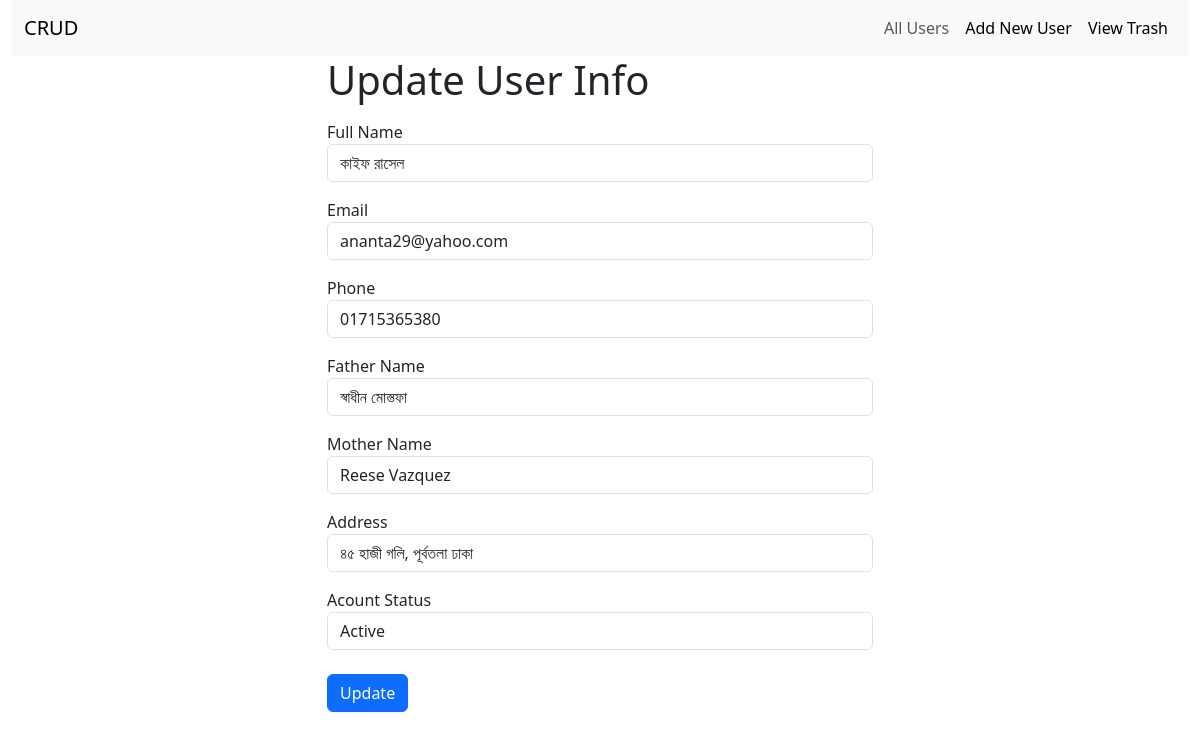
Page /update.php?id=1 on the committed database.
### tables this page shows
CREATE TABLE `users` (
  `u_id` int(11) NOT NULL,
  `u_name` varchar(255) NOT NULL,
  `u_mail` varchar(255) NOT NULL,
  `u_phone` varchar(255) NOT NULL,
  `join_date` date NOT NULL,
  `father_name` varchar(255) NOT NULL,
  `mother_name` varchar(255) NOT NULL,
  `address` varchar(255) NOT NULL,
  `u_status` int(11) NOT NULL DEFAULT 1 COMMENT '0 for inactive, 1 for active'
);

### update.php (the view, shortened to what this page needs)
<?php include "inc/header.php"; ?>
<section>
  <div class="container">
    <div class="row">
      <div class="col-lg-6 offset-3">
        <h1 class="mb-3">Update User Info</h1>
          <?php
            if(isset($_GET['id'])){
            $userID = $_GET['id'];
            $all_users_sql = "SELECT * FROM users WHERE u_id = '$userID'";
            $all_users_res = mysqli_query($db,$all_users_sql);
              while ($row = mysqli_fetch_array($all_users_res)) {
               $u_name      = $row['u_name'];
               $u_mail      = $row['u_mail'];
               $u_phone     = $row['u_phone'];
               $father_name = $row['father_name'];
               $mother_name = $row['mother_name'];
               $address     = $row['address'];
               $u_status    = $row['u_status'];
               ?>
              <form action="" method="POST" class="needs-validation" novalidate>
                    <div class="mb-3">
                      <label for="name">Full Name</label>
                      <input type="text" id="name" name="name" class="form-control" value="<?php echo $u_name; ?>" required>
                    </div>
                    <div class="mb-3">
                      <label for="email">Email</label>
                      <input type="text" id="email" name="email" class="form-control" value="<?php echo $u_mail; ?>" required>
                    </div>
                    <div class="mb-3">
                      <label for="phone">Phone</label>
                      <input type="number" id="phone" name="phone" class="form-control" value="<?php echo $u_phone; ?>" required>
                    </div>
                    <div class="mb-3">
                      <label for="phone">Father Name</label>
                      <input type="text" id="father_name" name="father_name" class="form-control" value="<?php echo $father_name; ?>" required>
                    </div>
                    <div class="mb-3">
                      <label for="phone">Mother Name</label>
                      <input type="text" id="mother_name" name="mother_name" class="form-control" value="<?php echo $mother_name; ?>" required>
                    </div>
                    <div class="mb-3">
                      <label for="phone">Address</label>
                      <input type="text" id="address" name="address" class="form-control" value="<?php echo $address; ?>" required>
                    </div>
                    <div class="mb-3">
                      <label for="status">Acount Status</label>
                      <select class="form-control" name="u_status">
                        <option value="1" <?php if ($u_status == 1){
                          echo 'selected'; } ?>>Active</option>
                      </select>
                    </div>
                    <div class="my-4">
                      <input type="submit" name="dataUpdate" class="btn btn-primary" value="Update">
                    </div>
              </form>
               <?php
              }
            }
            ?>
      </div>
    </div>
  </div>
</section>
<?php include "inc/footer.php"; ?>

### rows in the picture
users: name "কাইফ রাসেল", email "ananta29@yahoo.com", phone "01715365380", father_name "স্বাধীন মোস্তফা", mother_name "Reese Vazquez", address "৪৫ হাজী গলি, পূর্বতলা ঢাকা", u_status "Active"
